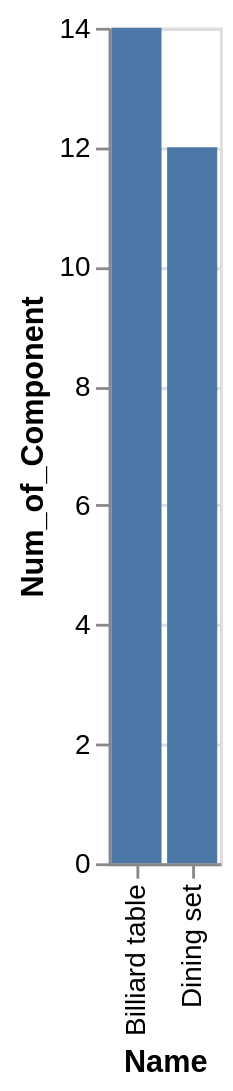

Specify this chart in Vega-Lite:
### Vega-Lite specification from a JSON file in a GitHub repository (floating-point values rounded to 4 significant figures)
{"data": {"values": [{"x_data": "Billiard table", "y_data": 14}, {"x_data": "Dining set", "y_data": 12}]}, "mark": "bar", "encoding": {"x": {"field": "x_data", "type": "nominal", "title": "Name", "sort": "ascending"}, "y": {"field": "y_data", "type": "quantitative", "title": "Num_of_Component"}}}
